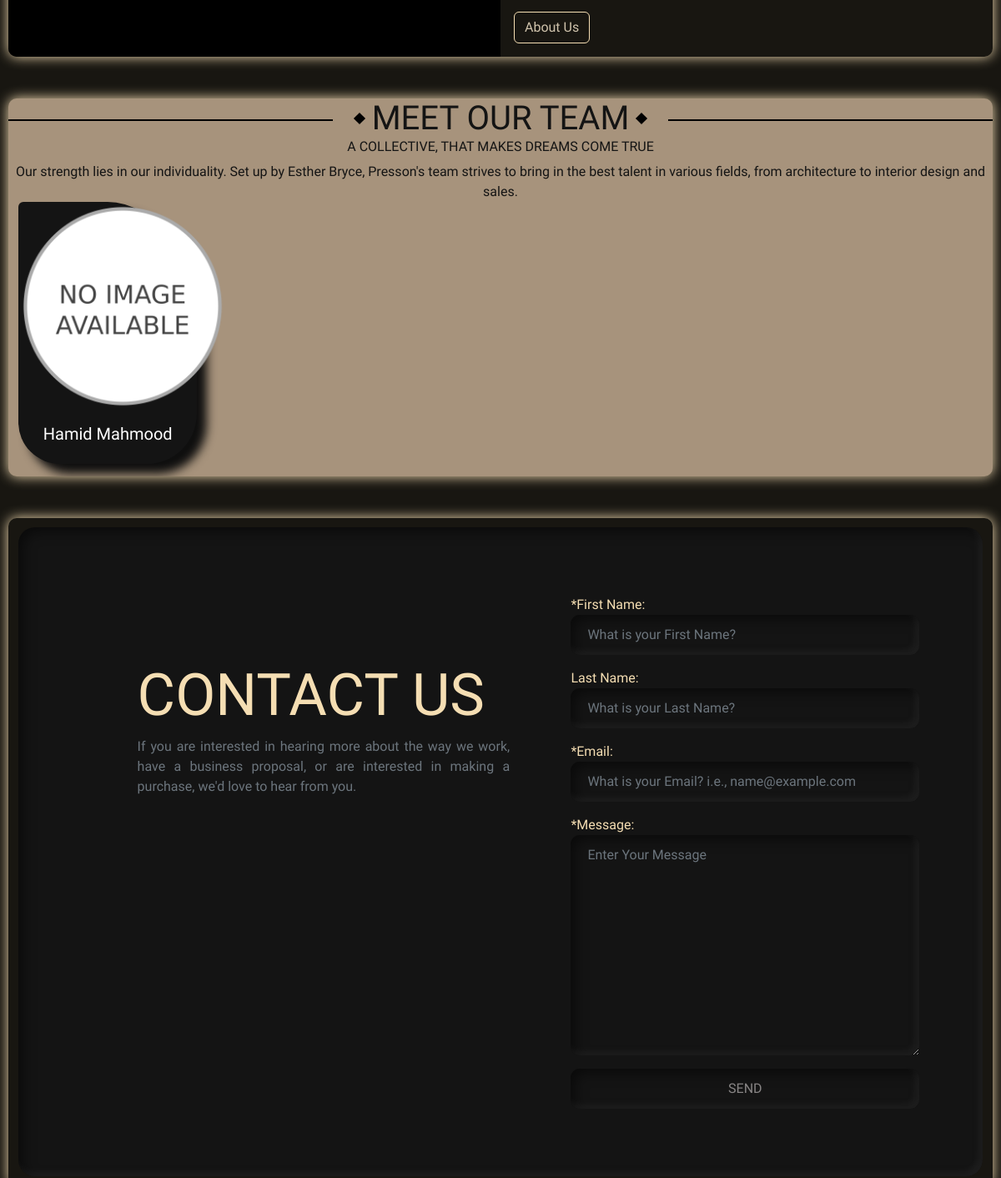
The app's page / (middle part), older data.
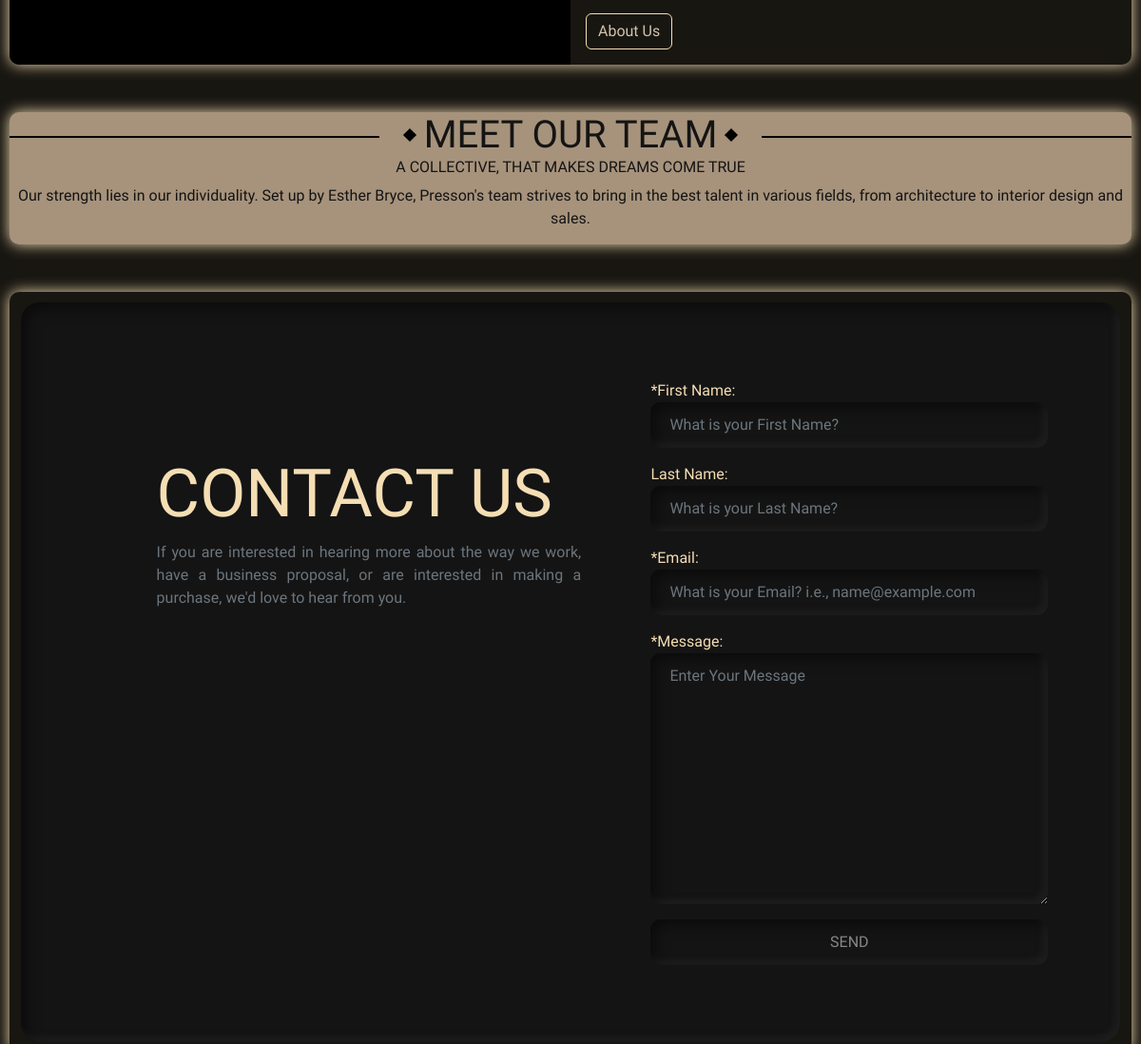
The same page, newer data.
### website/models.py (models this page shows)
class User (AbstractUser):
	def user_directory_path(instance, filename):
		return 'images/user_{0}/profile_image/{1}'.format(instance.username, filename)
	bio_info = models.TextField(max_length=500)
	profile_image = models.ImageField(upload_to = user_directory_path, blank=True)
	phone_number = PhoneNumberField(blank=True)

### website/views.py (the view)
# urls.py: path('', views.index, name = 'index'),
def index (request):
    submitted = False
    if request.method == "POST":
        contact_form = contactForm (request.POST)
        if contact_form.is_valid():
            contact_form.save()
            return HttpResponseRedirect('?submitted=True')
    else:
        agents = User.objects.all()
        contact_form = contactForm
        if 'submitted' in request.GET:
            submitted = "Thank You For Contacting Us!!"
        return render(request, 'website/index.html', {
            'agents': agents,
            'contact_form': contact_form,
            'message': submitted
        })

### website/templates/website/index.html (shortened to what this page needs)
{% extends 'website/layout.html' %}
{% load static %}
{% block body %}
<section>
	<div class="about-us">
		<div class="card mb-0" style="max-width: 100%;">
			<div class="row g-0">
			  <div class="col-md-6">
				<img src="{% static 'website/img/icons/Dark theme logo (Haris real estate).png' %}" class="img-fluid rounded-start" alt="...">
			  </div>
			  <div class="col-md-6">
				<div class="card-body">
					<a href="{% url 'about_us' %}" class="btn btn-outline-secondary">About Us</a>
				</div>
			  </div>
			</div>
		  </div>
	</div>
</section>
<section>
	<div class="agents">
		<div class="agent-title text-center">
			<h1 class="card-title"><div class="seperator"></div>MEET OUR TEAM<div class="seperator"></div></h1>
			<h6 class="card-text">A COLLECTIVE, THAT MAKES DREAMS COME TRUE</h6>
			<p class="card-text">Our strength lies in our individuality. Set up by Esther Bryce, Presson's team strives to bring in the best talent in various fields, from architecture to interior design and sales. </p>
		</div>
		<div class="row row-cols-1 row-cols-md-5">
			{% for agent in agents %}
				{% if not agent.username == 'talha' %}
				<div class="col col-9">
					<div class="card">
						<a href="">
								{% if agent.profile_image %}
									<img src="{% static agent.profile_image.url %}" class="card-img" alt="...">
								{% else %}
									<img src="media\images\No_image\No_image_available.png" class="card-img" alt="...">
								{% endif %}
							<div class="card-body text-center">
							  <h5 class="card-title">{{ agent.first_name | title }} {{ agent.last_name | title }}</h5>
							</div>
						</a>
					</div>
				</div>
				{% endif %}
			{% endfor %}
		</div>
	</div>
</section>
<section>
	<div class="contact-us">
		<section class="login">
			<div class="login-body">
				<h1 class="card-text">CONTACT US</h1>
				<p class="text-muted">If you are interested in hearing more about the way we work, have a business proposal, or are interested in making a purchase, we'd love to hear from you.</p>
			</div>
			<form action="" method="POST" class="form-floating">
				{{ contact_form.as_p }}
				<input type="submit" value="SEND" class="btn btn-dark">
			</form>
		</section>
	</div>
</section>
{% endblock %}

Row changes from the older to the newer data that the page shows:
removed User: first_name "Hamid", last_name "Mahmood"
